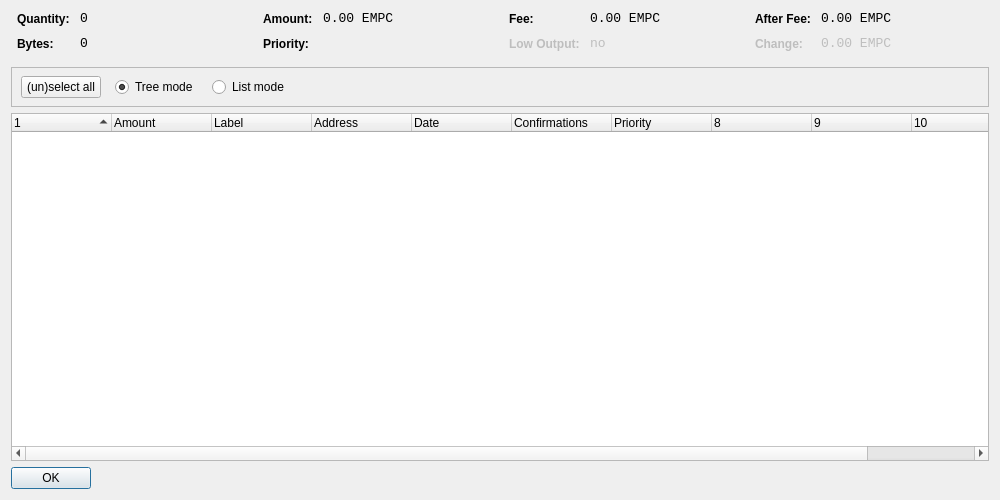
<?xml version="1.0" encoding="UTF-8"?>
<ui version="4.0">
 <class>CoinControlDialog</class>
 <widget class="QDialog" name="CoinControlDialog">
  <property name="geometry">
   <rect>
    <x>0</x>
    <y>0</y>
    <width>1000</width>
    <height>500</height>
   </rect>
  </property>
  <property name="windowTitle">
   <string>Coin Control</string>
  </property>
  <layout class="QVBoxLayout" name="verticalLayout">
   <item>
    <layout class="QHBoxLayout" name="horizontalLayoutTop" stretch="0,0,0,0">
     <property name="topMargin">
      <number>0</number>
     </property>
     <property name="bottomMargin">
      <number>10</number>
     </property>
     <item>
      <layout class="QFormLayout" name="formLayoutCoinControl1">
       <property name="horizontalSpacing">
        <number>10</number>
       </property>
       <property name="verticalSpacing">
        <number>10</number>
       </property>
       <property name="leftMargin">
        <number>6</number>
       </property>
       <property name="rightMargin">
        <number>6</number>
       </property>
       <item row="0" column="0">
        <widget class="QLabel" name="labelCoinControlQuantityText">
         <property name="styleSheet">
          <string notr="true">font-weight:bold;</string>
         </property>
         <property name="text">
          <string>Quantity:</string>
         </property>
        </widget>
       </item>
       <item row="0" column="1">
        <widget class="QLabel" name="labelCoinControlQuantity">
         <property name="font">
          <font>
           <family>Monospace</family>
           <pointsize>10</pointsize>
          </font>
         </property>
         <property name="cursor">
          <cursorShape>IBeamCursor</cursorShape>
         </property>
         <property name="contextMenuPolicy">
          <enum>Qt::ActionsContextMenu</enum>
         </property>
         <property name="text">
          <string notr="true">0</string>
         </property>
         <property name="textInteractionFlags">
          <set>Qt::LinksAccessibleByMouse|Qt::TextSelectableByKeyboard|Qt::TextSelectableByMouse</set>
         </property>
        </widget>
       </item>
       <item row="1" column="0">
        <widget class="QLabel" name="labelCoinControlBytesText">
         <property name="styleSheet">
          <string notr="true">font-weight:bold;</string>
         </property>
         <property name="text">
          <string>Bytes:</string>
         </property>
        </widget>
       </item>
       <item row="1" column="1">
        <widget class="QLabel" name="labelCoinControlBytes">
         <property name="font">
          <font>
           <family>Monospace</family>
           <pointsize>10</pointsize>
          </font>
         </property>
         <property name="cursor">
          <cursorShape>IBeamCursor</cursorShape>
         </property>
         <property name="contextMenuPolicy">
          <enum>Qt::ActionsContextMenu</enum>
         </property>
         <property name="text">
          <string notr="true">0</string>
         </property>
         <property name="textInteractionFlags">
          <set>Qt::LinksAccessibleByMouse|Qt::TextSelectableByKeyboard|Qt::TextSelectableByMouse</set>
         </property>
        </widget>
       </item>
      </layout>
     </item>
     <item>
      <layout class="QFormLayout" name="formLayoutCoinControl2">
       <property name="horizontalSpacing">
        <number>10</number>
       </property>
       <property name="verticalSpacing">
        <number>10</number>
       </property>
       <property name="leftMargin">
        <number>6</number>
       </property>
       <property name="rightMargin">
        <number>6</number>
       </property>
       <item row="0" column="0">
        <widget class="QLabel" name="labelCoinControlAmountText">
         <property name="styleSheet">
          <string notr="true">font-weight:bold;</string>
         </property>
         <property name="text">
          <string>Amount:</string>
         </property>
        </widget>
       </item>
       <item row="0" column="1">
        <widget class="QLabel" name="labelCoinControlAmount">
         <property name="font">
          <font>
           <family>Monospace</family>
           <pointsize>10</pointsize>
          </font>
         </property>
         <property name="cursor">
          <cursorShape>IBeamCursor</cursorShape>
         </property>
         <property name="contextMenuPolicy">
          <enum>Qt::ActionsContextMenu</enum>
         </property>
         <property name="text">
          <string notr="true">0.00 EMPC</string>
         </property>
         <property name="textInteractionFlags">
          <set>Qt::LinksAccessibleByMouse|Qt::TextSelectableByKeyboard|Qt::TextSelectableByMouse</set>
         </property>
        </widget>
       </item>
       <item row="1" column="0">
        <widget class="QLabel" name="labelCoinControlPriorityText">
         <property name="styleSheet">
          <string notr="true">font-weight:bold;</string>
         </property>
         <property name="text">
          <string>Priority:</string>
         </property>
        </widget>
       </item>
       <item row="1" column="1">
        <widget class="QLabel" name="labelCoinControlPriority">
         <property name="font">
          <font>
           <family>Monospace</family>
           <pointsize>10</pointsize>
          </font>
         </property>
         <property name="cursor">
          <cursorShape>IBeamCursor</cursorShape>
         </property>
         <property name="contextMenuPolicy">
          <enum>Qt::ActionsContextMenu</enum>
         </property>
         <property name="text">
          <string/>
         </property>
         <property name="textInteractionFlags">
          <set>Qt::LinksAccessibleByMouse|Qt::TextSelectableByKeyboard|Qt::TextSelectableByMouse</set>
         </property>
        </widget>
       </item>
      </layout>
     </item>
     <item>
      <layout class="QFormLayout" name="formLayoutCoinControl3">
       <property name="horizontalSpacing">
        <number>10</number>
       </property>
       <property name="verticalSpacing">
        <number>10</number>
       </property>
       <property name="leftMargin">
        <number>6</number>
       </property>
       <property name="rightMargin">
        <number>6</number>
       </property>
       <item row="0" column="0">
        <widget class="QLabel" name="labelCoinControlFeeText">
         <property name="styleSheet">
          <string notr="true">font-weight:bold;</string>
         </property>
         <property name="text">
          <string>Fee:</string>
         </property>
        </widget>
       </item>
       <item row="0" column="1">
        <widget class="QLabel" name="labelCoinControlFee">
         <property name="font">
          <font>
           <family>Monospace</family>
           <pointsize>10</pointsize>
          </font>
         </property>
         <property name="cursor">
          <cursorShape>IBeamCursor</cursorShape>
         </property>
         <property name="contextMenuPolicy">
          <enum>Qt::ActionsContextMenu</enum>
         </property>
         <property name="text">
          <string notr="true">0.00 EMPC</string>
         </property>
         <property name="textInteractionFlags">
          <set>Qt::LinksAccessibleByMouse|Qt::TextSelectableByKeyboard|Qt::TextSelectableByMouse</set>
         </property>
        </widget>
       </item>
       <item row="1" column="0">
        <widget class="QLabel" name="labelCoinControlLowOutputText">
         <property name="enabled">
          <bool>false</bool>
         </property>
         <property name="styleSheet">
          <string notr="true">font-weight:bold;</string>
         </property>
         <property name="text">
          <string>Low Output:</string>
         </property>
        </widget>
       </item>
       <item row="1" column="1">
        <widget class="QLabel" name="labelCoinControlLowOutput">
         <property name="enabled">
          <bool>false</bool>
         </property>
         <property name="font">
          <font>
           <family>Monospace</family>
           <pointsize>10</pointsize>
          </font>
         </property>
         <property name="cursor">
          <cursorShape>IBeamCursor</cursorShape>
         </property>
         <property name="contextMenuPolicy">
          <enum>Qt::ActionsContextMenu</enum>
         </property>
         <property name="text">
          <string notr="true">no</string>
         </property>
         <property name="textInteractionFlags">
          <set>Qt::LinksAccessibleByMouse|Qt::TextSelectableByKeyboard|Qt::TextSelectableByMouse</set>
         </property>
        </widget>
       </item>
      </layout>
     </item>
     <item>
      <layout class="QFormLayout" name="formLayoutCoinControl4">
       <property name="horizontalSpacing">
        <number>10</number>
       </property>
       <property name="verticalSpacing">
        <number>10</number>
       </property>
       <property name="leftMargin">
        <number>6</number>
       </property>
       <property name="rightMargin">
        <number>6</number>
       </property>
       <item row="0" column="0">
        <widget class="QLabel" name="labelCoinControlAfterFeeText">
         <property name="styleSheet">
          <string notr="true">font-weight:bold;</string>
         </property>
         <property name="text">
          <string>After Fee:</string>
         </property>
        </widget>
       </item>
       <item row="0" column="1">
        <widget class="QLabel" name="labelCoinControlAfterFee">
         <property name="font">
          <font>
           <family>Monospace</family>
           <pointsize>10</pointsize>
          </font>
         </property>
         <property name="cursor">
          <cursorShape>IBeamCursor</cursorShape>
         </property>
         <property name="contextMenuPolicy">
          <enum>Qt::ActionsContextMenu</enum>
         </property>
         <property name="text">
          <string notr="true">0.00 EMPC</string>
         </property>
         <property name="textInteractionFlags">
          <set>Qt::LinksAccessibleByMouse|Qt::TextSelectableByKeyboard|Qt::TextSelectableByMouse</set>
         </property>
        </widget>
       </item>
       <item row="1" column="0">
        <widget class="QLabel" name="labelCoinControlChangeText">
         <property name="enabled">
          <bool>false</bool>
         </property>
         <property name="styleSheet">
          <string notr="true">font-weight:bold;</string>
         </property>
         <property name="text">
          <string>Change:</string>
         </property>
        </widget>
       </item>
       <item row="1" column="1">
        <widget class="QLabel" name="labelCoinControlChange">
         <property name="enabled">
          <bool>false</bool>
         </property>
         <property name="font">
          <font>
           <family>Monospace</family>
           <pointsize>10</pointsize>
          </font>
         </property>
         <property name="cursor">
          <cursorShape>IBeamCursor</cursorShape>
         </property>
         <property name="contextMenuPolicy">
          <enum>Qt::ActionsContextMenu</enum>
         </property>
         <property name="text">
          <string notr="true">0.00 EMPC</string>
         </property>
         <property name="textInteractionFlags">
          <set>Qt::LinksAccessibleByMouse|Qt::TextSelectableByKeyboard|Qt::TextSelectableByMouse</set>
         </property>
        </widget>
       </item>
      </layout>
     </item>
    </layout>
   </item>
   <item>
    <widget class="QFrame" name="frame">
     <property name="minimumSize">
      <size>
       <width>0</width>
       <height>40</height>
      </size>
     </property>
     <property name="frameShape">
      <enum>QFrame::StyledPanel</enum>
     </property>
     <property name="frameShadow">
      <enum>QFrame::Sunken</enum>
     </property>
     <widget class="QWidget" name="horizontalLayoutWidget">
      <property name="geometry">
       <rect>
        <x>10</x>
        <y>0</y>
        <width>781</width>
        <height>41</height>
       </rect>
      </property>
      <layout class="QHBoxLayout" name="horizontalLayoutPanel" stretch="0,0,0,0">
       <property name="spacing">
        <number>14</number>
       </property>
       <item>
        <widget class="QPushButton" name="pushButtonSelectAll">
         <property name="sizePolicy">
          <sizepolicy hsizetype="Maximum" vsizetype="Fixed">
           <horstretch>0</horstretch>
           <verstretch>0</verstretch>
          </sizepolicy>
         </property>
         <property name="text">
          <string>(un)select all</string>
         </property>
        </widget>
       </item>
       <item>
        <widget class="QRadioButton" name="radioTreeMode">
         <property name="sizePolicy">
          <sizepolicy hsizetype="Maximum" vsizetype="Fixed">
           <horstretch>0</horstretch>
           <verstretch>0</verstretch>
          </sizepolicy>
         </property>
         <property name="text">
          <string>Tree mode</string>
         </property>
         <property name="checked">
          <bool>true</bool>
         </property>
        </widget>
       </item>
       <item>
        <widget class="QRadioButton" name="radioListMode">
         <property name="sizePolicy">
          <sizepolicy hsizetype="Maximum" vsizetype="Fixed">
           <horstretch>0</horstretch>
           <verstretch>0</verstretch>
          </sizepolicy>
         </property>
         <property name="text">
          <string>List mode</string>
         </property>
        </widget>
       </item>
       <item>
        <spacer name="horizontalSpacer">
         <property name="orientation">
          <enum>Qt::Horizontal</enum>
         </property>
         <property name="sizeHint" stdset="0">
          <size>
           <width>40</width>
           <height>20</height>
          </size>
         </property>
        </spacer>
       </item>
      </layout>
     </widget>
    </widget>
   </item>
   <item>
    <widget class="CoinControlTreeWidget" name="treeWidget">
     <property name="contextMenuPolicy">
      <enum>Qt::CustomContextMenu</enum>
     </property>
     <property name="sortingEnabled">
      <bool>false</bool>
     </property>
     <property name="columnCount">
      <number>11</number>
     </property>
     <attribute name="headerShowSortIndicator" stdset="0">
      <bool>true</bool>
     </attribute>
     <attribute name="headerStretchLastSection">
      <bool>false</bool>
     </attribute>
     <column>
      <property name="text">
       <string/>
      </property>
     </column>
     <column>
      <property name="text">
       <string>Amount</string>
      </property>
     </column>
     <column>
      <property name="text">
       <string>Label</string>
      </property>
     </column>
     <column>
      <property name="text">
       <string>Address</string>
      </property>
     </column>
     <column>
      <property name="text">
       <string>Date</string>
      </property>
     </column>
     <column>
      <property name="text">
       <string>Confirmations</string>
      </property>
      <property name="toolTip">
       <string>Confirmed</string>
      </property>
     </column>
     <column>
      <property name="text">
       <string>Priority</string>
      </property>
     </column>
     <column>
      <property name="text">
       <string/>
      </property>
     </column>
     <column>
      <property name="text">
       <string/>
      </property>
     </column>
     <column>
      <property name="text">
       <string/>
      </property>
     </column>
     <column>
      <property name="text">
       <string/>
      </property>
     </column>
    </widget>
   </item>
   <item>
    <widget class="QDialogButtonBox" name="buttonBox">
     <property name="sizePolicy">
      <sizepolicy hsizetype="Maximum" vsizetype="Fixed">
       <horstretch>0</horstretch>
       <verstretch>0</verstretch>
      </sizepolicy>
     </property>
     <property name="orientation">
      <enum>Qt::Horizontal</enum>
     </property>
     <property name="standardButtons">
      <set>QDialogButtonBox::Ok</set>
     </property>
    </widget>
   </item>
  </layout>
 </widget>
 <customwidgets>
  <customwidget>
   <class>CoinControlTreeWidget</class>
   <extends>QTreeWidget</extends>
   <header>coincontroltreewidget.h</header>
  </customwidget>
 </customwidgets>
 <resources/>
 <connections/>
</ui>
